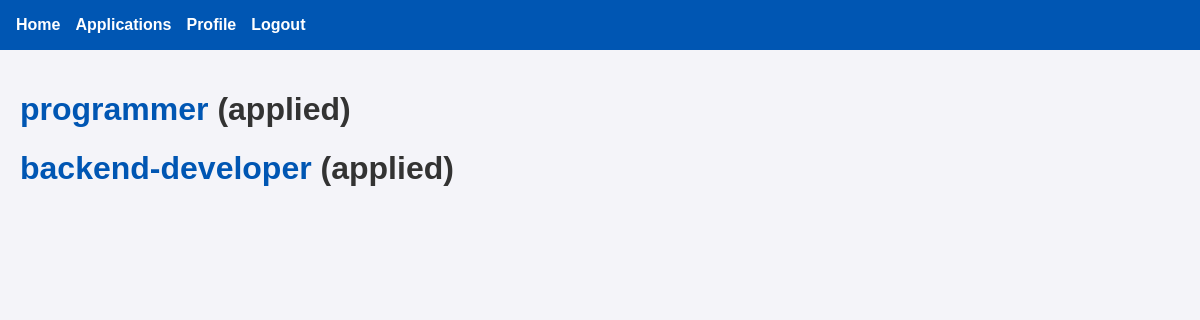
The page /my_applications (signed in) on the database as committed earlier.
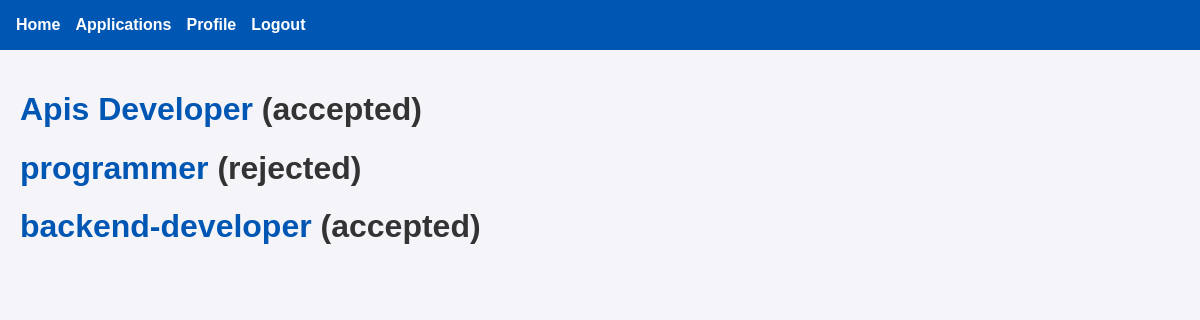
The same page on the database as committed later.
### recruiter/models.py (models this page shows, shortened)
class TimeStampedModel(models.Model):
    created_at = models.DateTimeField(auto_now_add=True, db_index=True)
    updated_at = models.DateTimeField(auto_now=True)
    class Meta:
        abstract = True

class Application(TimeStampedModel):
    STATUS_CHOICES = [
        ('applied', 'Applied'),
        ('reviewing', 'Under Review'),
        ('rejected', 'Rejected'),
        ('withdrawn', 'Withdrawn'),
        ('accepted', 'Accepted'),
    ]
    applicant = models.ForeignKey(
        ApplicantProfile,
        on_delete=models.CASCADE,
        related_name="applications"
    )
    job = models.ForeignKey(
        Post,
        on_delete=models.CASCADE,
        related_name="applications",
        limit_choices_to={'post_type': 'job', 'status': 'published'}
    )
    status = models.CharField(
        max_length=20,
        choices=STATUS_CHOICES,
        default='applied',
        db_index=True
    )
    cover_letter = models.TextField(
        blank=True,
        help_text="Cover letter for the job application"
    )
    expected_salary = models.DecimalField(
        max_digits=10,
        decimal_places=2,
        null=True,
        blank=True,
        validators=[MinValueValidator(0)],
        help_text="Your expected salary for this position"
    )
    applied_at = models.DateTimeField(auto_now_add=True)
    status_changed_at = models.DateTimeField(auto_now=True)
    class Meta:
        ordering = ['-applied_at']
        constraints = [
            models.UniqueConstraint(
                fields=['applicant', 'job'],
                name='unique_application_per_applicant_job'
            )
        ]
        indexes = [
            models.Index(fields=['status', 'applied_at']),
            models.Index(fields=['job', 'status']),
        ]

class Post(TimeStampedModel):
    POST_TYPE_CHOICES = [
        ('job', 'Job Position'),
        ('project', 'Project'),
    ]
    STATUS_CHOICES = [
        ('draft', 'Draft'),
        ('published', 'Published'),
        ('closed', 'Closed'),
        ('filled', 'Filled/Completed'),
        ('cancelled', 'Cancelled'),
    ]
    post_type = models.CharField(
        max_length=20,
        choices=POST_TYPE_CHOICES,
        db_index=True
    )
    title = models.CharField(
        max_length=250,
        help_text="Title of the job or project"
    )
    description = models.TextField(
        help_text="Detailed description"
    )
    company = models.ForeignKey(
        Company,
        on_delete=models.CASCADE,
        related_name="posts"
    )
    salary = models.DecimalField(
        max_digits=10,
        decimal_places=2,
        null=True,
        blank=True,
        validators=[MinValueValidator(0)],
        help_text="Annual salary for jobs"
    )
    budget = models.DecimalField(
        max_digits=12,
        decimal_places=2,
        null=True,
        blank=True,
        validators=[MinValueValidator(0)],
        help_text="Total budget for projects"
    )
    status = models.CharField(
        max_length=20,
        choices=STATUS_CHOICES,
        default='draft',
        db_index=True
    )
    is_active = models.BooleanField(default=True, db_index=True)
    is_featured = models.BooleanField(default=False)
    published_at = models.DateTimeField(null=True, blank=True)
    closed_at = models.DateTimeField(null=True, blank=True)
    skills_required = models.ManyToManyField(
        Skill,
        related_name="posts",
        blank=True
    )
    created_by = models.ForeignKey(
        CustomUser,
        on_delete=models.CASCADE,
        related_name="created_posts"
    )
    slug = models.SlugField(blank=True, null=True)
    class Meta:
        ordering = ['-created_at']
        indexes = [
            models.Index(fields=['post_type', 'status', 'is_active']),
            models.Index(fields=['company', 'status']),
            models.Index(fields=['is_featured', 'is_active']),
        ]

### recruiter/views.py (the view)
# urls.py: path("my_applications", views.view_my_applications, name="my_applications"),
@login_required(login_url='login')
def view_my_applications(request):
    if not is_applicant(request.user):
        return HttpResponse("you are not allowed to view this page")
    if not has_applicant_profile(request.user):
        return redirect('applicant_profile')
    applications = Application.objects.filter(applicant = request.user.applicant_profile).order_by('-applied_at')
    return render(request, 'applicant/my_applications.html', {'applications':applications})

### recruiter/views.py (called while the page is built)
def is_applicant(user):
    return user.user_type == 'applicant'

def has_applicant_profile(user):
    return hasattr(user, 'applicant_profile')

### recruiter/templates/applicant/my_applications.html
{% extends "applicant/base.html" %}
{% block content %}
    {% for application in applications %}
        <h1><a href="{% url 'my_application_detail' application.id %}">{{ application.job.title }}</a> ({{ application.status }})</h1>
    {% endfor %}
{% endblock %}

### recruiter/templates/applicant/base.html (shortened to what this page needs)
<!DOCTYPE html>
<html lang="en">
<head>
</head>
<body>
    <nav>
        <a href="{% url 'home' %}">Home</a>
        {% if user.is_authenticated %}
            <a href="{% url 'my_applications' %}">Applications</a>
            <a href="{% url 'applicant_profile' %}">Profile</a>
            <a href="{% url 'logout' %}">Logout</a>
        {% else %}
            <a href="{% url 'login' %}">Login</a>
            <a href="{% url 'sign_up' %}">Sign Up</a>
        {% endif %}
    </nav>
    <div class="container">
        {% block content %}
        {% endblock %}
    </div>
</body>
</html>

### recruiter/templates/applicant/base.html (style rules this page uses)
body { font-family: Arial, sans-serif; margin: 0; padding: 0; background-color: #f4f4f9; color: #333; }
nav { background-color: #0056b3; color: white; padding: 1rem; display: flex; gap: 15px; }
nav a { color: white; text-decoration: none; font-weight: bold; }
.container { padding: 20px; max-width: 1200px; margin: auto; }
a { color: #0056b3; text-decoration: none; }

Rows that differ between the two databases and show on the page:
added Application: job "Apis Developer", status "accepted"
changed Application "programmer": status "applied" → "rejected"
changed Application "backend-developer": status "applied" → "accepted"
